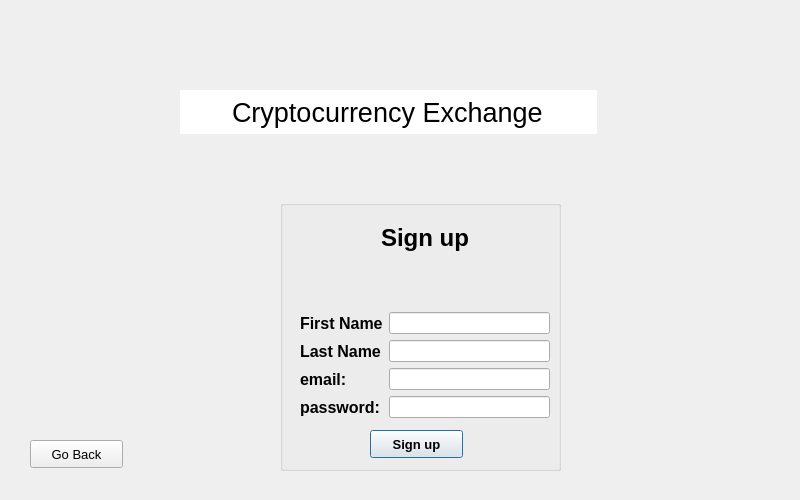
<?xml version="1.0" encoding="UTF-8"?>
<ui version="4.0">
 <class>signUpDialog</class>
 <widget class="QDialog" name="signUpDialog">
  <property name="geometry">
   <rect>
    <x>0</x>
    <y>0</y>
    <width>800</width>
    <height>500</height>
   </rect>
  </property>
  <property name="windowTitle">
   <string>Dialog</string>
  </property>
  <widget class="QGroupBox" name="groupBox">
   <property name="geometry">
    <rect>
     <x>280</x>
     <y>200</y>
     <width>281</width>
     <height>271</height>
    </rect>
   </property>
   <property name="title">
    <string/>
   </property>
   <widget class="QPushButton" name="signUpButton">
    <property name="geometry">
     <rect>
      <x>90</x>
      <y>230</y>
      <width>93</width>
      <height>28</height>
     </rect>
    </property>
    <property name="font">
     <font>
      <family>Arial</family>
      <pointsize>10</pointsize>
      <weight>75</weight>
      <bold>true</bold>
     </font>
    </property>
    <property name="text">
     <string>Sign up</string>
    </property>
   </widget>
   <widget class="QWidget" name="">
    <property name="geometry">
     <rect>
      <x>20</x>
      <y>10</y>
      <width>250</width>
      <height>208</height>
     </rect>
    </property>
    <layout class="QVBoxLayout" name="verticalLayout">
     <item>
      <widget class="QLabel" name="login">
       <property name="text">
        <string>&lt;html&gt;&lt;head/&gt;&lt;body&gt;&lt;p&gt;&lt;span style=&quot; font-size:18pt; font-weight:600;&quot;&gt;Sign up&lt;/span&gt;&lt;/p&gt;&lt;p&gt;&lt;br/&gt;&lt;/p&gt;&lt;/body&gt;&lt;/html&gt;</string>
       </property>
       <property name="alignment">
        <set>Qt::AlignCenter</set>
       </property>
      </widget>
     </item>
     <item>
      <layout class="QGridLayout" name="gridLayout">
       <item row="0" column="1">
        <widget class="QLineEdit" name="firstNameLineEdit">
         <property name="text">
          <string/>
         </property>
         <property name="echoMode">
          <enum>QLineEdit::Normal</enum>
         </property>
        </widget>
       </item>
       <item row="2" column="0">
        <widget class="QLabel" name="emailLabel">
         <property name="font">
          <font>
           <family>Arial</family>
           <pointsize>12</pointsize>
           <weight>75</weight>
           <bold>true</bold>
          </font>
         </property>
         <property name="text">
          <string>email:</string>
         </property>
        </widget>
       </item>
       <item row="1" column="1">
        <widget class="QLineEdit" name="lastNameLineEdit">
         <property name="text">
          <string/>
         </property>
         <property name="echoMode">
          <enum>QLineEdit::Normal</enum>
         </property>
        </widget>
       </item>
       <item row="0" column="0">
        <widget class="QLabel" name="firstNameLabel">
         <property name="font">
          <font>
           <family>Arial</family>
           <pointsize>12</pointsize>
           <weight>75</weight>
           <bold>true</bold>
          </font>
         </property>
         <property name="text">
          <string>First Name</string>
         </property>
        </widget>
       </item>
       <item row="3" column="0">
        <widget class="QLabel" name="passwordLabel">
         <property name="font">
          <font>
           <family>Arial</family>
           <pointsize>12</pointsize>
           <weight>75</weight>
           <bold>true</bold>
          </font>
         </property>
         <property name="text">
          <string>password:</string>
         </property>
        </widget>
       </item>
       <item row="3" column="1">
        <widget class="QLineEdit" name="passwordLineEdit">
         <property name="text">
          <string/>
         </property>
         <property name="echoMode">
          <enum>QLineEdit::Password</enum>
         </property>
        </widget>
       </item>
       <item row="1" column="0">
        <widget class="QLabel" name="lastNameLabel">
         <property name="font">
          <font>
           <family>Arial</family>
           <pointsize>12</pointsize>
           <weight>75</weight>
           <bold>true</bold>
          </font>
         </property>
         <property name="text">
          <string>Last Name</string>
         </property>
        </widget>
       </item>
       <item row="2" column="1">
        <widget class="QLineEdit" name="emailLineEdit"/>
       </item>
      </layout>
     </item>
    </layout>
   </widget>
  </widget>
  <widget class="QLineEdit" name="title">
   <property name="geometry">
    <rect>
     <x>180</x>
     <y>90</y>
     <width>417</width>
     <height>44</height>
    </rect>
   </property>
   <property name="font">
    <font>
     <family>Arial</family>
     <pointsize>20</pointsize>
    </font>
   </property>
   <property name="text">
    <string>Cryptocurrency Exchange</string>
   </property>
   <property name="frame">
    <bool>false</bool>
   </property>
   <property name="alignment">
    <set>Qt::AlignCenter</set>
   </property>
   <property name="readOnly">
    <bool>true</bool>
   </property>
  </widget>
  <widget class="QPushButton" name="goBackButton">
   <property name="geometry">
    <rect>
     <x>30</x>
     <y>440</y>
     <width>93</width>
     <height>28</height>
    </rect>
   </property>
   <property name="font">
    <font>
     <pointsize>10</pointsize>
    </font>
   </property>
   <property name="text">
    <string>Go Back</string>
   </property>
  </widget>
 </widget>
 <resources/>
 <connections/>
</ui>
